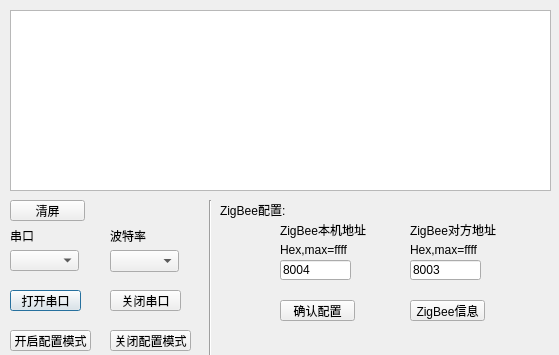
<?xml version="1.0" encoding="UTF-8"?>
<ui version="4.0">
 <class>Dialog</class>
 <widget class="QDialog" name="Dialog">
  <property name="geometry">
   <rect>
    <x>0</x>
    <y>0</y>
    <width>559</width>
    <height>355</height>
   </rect>
  </property>
  <property name="windowTitle">
   <string>桥墩节点配置</string>
  </property>
  <property name="windowIcon">
   <iconset resource="winico.qrc">
    <normaloff>:/img/image2.png</normaloff>:/img/image2.png</iconset>
  </property>
  <widget class="QTextEdit" name="brde_display">
   <property name="geometry">
    <rect>
     <x>10</x>
     <y>10</y>
     <width>541</width>
     <height>181</height>
    </rect>
   </property>
   <property name="mouseTracking">
    <bool>false</bool>
   </property>
   <property name="acceptDrops">
    <bool>true</bool>
   </property>
   <property name="readOnly">
    <bool>true</bool>
   </property>
  </widget>
  <widget class="QComboBox" name="brde_serial">
   <property name="geometry">
    <rect>
     <x>10</x>
     <y>250</y>
     <width>69</width>
     <height>21</height>
    </rect>
   </property>
  </widget>
  <widget class="QPushButton" name="brde_open">
   <property name="geometry">
    <rect>
     <x>10</x>
     <y>290</y>
     <width>71</width>
     <height>21</height>
    </rect>
   </property>
   <property name="text">
    <string>打开串口</string>
   </property>
  </widget>
  <widget class="QPushButton" name="brde_end">
   <property name="geometry">
    <rect>
     <x>110</x>
     <y>330</y>
     <width>81</width>
     <height>21</height>
    </rect>
   </property>
   <property name="text">
    <string>关闭配置模式</string>
   </property>
  </widget>
  <widget class="QPushButton" name="brde_close">
   <property name="geometry">
    <rect>
     <x>110</x>
     <y>290</y>
     <width>71</width>
     <height>21</height>
    </rect>
   </property>
   <property name="text">
    <string>关闭串口</string>
   </property>
  </widget>
  <widget class="QPushButton" name="brde_clean">
   <property name="geometry">
    <rect>
     <x>10</x>
     <y>200</y>
     <width>75</width>
     <height>21</height>
    </rect>
   </property>
   <property name="text">
    <string>清屏</string>
   </property>
  </widget>
  <widget class="QLabel" name="label_5">
   <property name="geometry">
    <rect>
     <x>110</x>
     <y>230</y>
     <width>54</width>
     <height>12</height>
    </rect>
   </property>
   <property name="text">
    <string>波特率</string>
   </property>
  </widget>
  <widget class="QLabel" name="label_4">
   <property name="geometry">
    <rect>
     <x>10</x>
     <y>230</y>
     <width>54</width>
     <height>12</height>
    </rect>
   </property>
   <property name="text">
    <string>串口</string>
   </property>
  </widget>
  <widget class="QPushButton" name="brde_start">
   <property name="geometry">
    <rect>
     <x>10</x>
     <y>330</y>
     <width>81</width>
     <height>21</height>
    </rect>
   </property>
   <property name="text">
    <string>开启配置模式</string>
   </property>
  </widget>
  <widget class="QComboBox" name="brde_comboBox">
   <property name="geometry">
    <rect>
     <x>110</x>
     <y>250</y>
     <width>69</width>
     <height>22</height>
    </rect>
   </property>
   <item>
    <property name="text">
     <string/>
    </property>
   </item>
   <item>
    <property name="text">
     <string>9600</string>
    </property>
   </item>
   <item>
    <property name="text">
     <string>38400</string>
    </property>
   </item>
   <item>
    <property name="text">
     <string>115200</string>
    </property>
   </item>
  </widget>
  <widget class="QPushButton" name="brde_zbconfirm">
   <property name="geometry">
    <rect>
     <x>280</x>
     <y>300</y>
     <width>75</width>
     <height>21</height>
    </rect>
   </property>
   <property name="text">
    <string>确认配置</string>
   </property>
  </widget>
  <widget class="QPushButton" name="brde_zbinfo">
   <property name="geometry">
    <rect>
     <x>410</x>
     <y>300</y>
     <width>75</width>
     <height>21</height>
    </rect>
   </property>
   <property name="text">
    <string>ZigBee信息</string>
   </property>
  </widget>
  <widget class="QLabel" name="label_15">
   <property name="geometry">
    <rect>
     <x>280</x>
     <y>220</y>
     <width>121</width>
     <height>20</height>
    </rect>
   </property>
   <property name="text">
    <string>ZigBee本机地址</string>
   </property>
  </widget>
  <widget class="QLineEdit" name="brde_zbcmid">
   <property name="geometry">
    <rect>
     <x>280</x>
     <y>260</y>
     <width>71</width>
     <height>20</height>
    </rect>
   </property>
   <property name="inputMask">
    <string/>
   </property>
   <property name="text">
    <string>8004</string>
   </property>
  </widget>
  <widget class="QLineEdit" name="brde_zbctid">
   <property name="geometry">
    <rect>
     <x>410</x>
     <y>260</y>
     <width>71</width>
     <height>20</height>
    </rect>
   </property>
   <property name="text">
    <string>8003</string>
   </property>
  </widget>
  <widget class="QLabel" name="label_14">
   <property name="geometry">
    <rect>
     <x>220</x>
     <y>200</y>
     <width>71</width>
     <height>20</height>
    </rect>
   </property>
   <property name="text">
    <string>ZigBee配置:</string>
   </property>
  </widget>
  <widget class="QLabel" name="label_16">
   <property name="geometry">
    <rect>
     <x>410</x>
     <y>220</y>
     <width>91</width>
     <height>20</height>
    </rect>
   </property>
   <property name="text">
    <string>ZigBee对方地址</string>
   </property>
  </widget>
  <widget class="Line" name="line_4">
   <property name="geometry">
    <rect>
     <x>200</x>
     <y>200</y>
     <width>20</width>
     <height>271</height>
    </rect>
   </property>
   <property name="orientation">
    <enum>Qt::Vertical</enum>
   </property>
  </widget>
  <widget class="QLabel" name="label_17">
   <property name="geometry">
    <rect>
     <x>280</x>
     <y>240</y>
     <width>91</width>
     <height>20</height>
    </rect>
   </property>
   <property name="text">
    <string>Hex,max=ffff</string>
   </property>
  </widget>
  <widget class="QLabel" name="label_18">
   <property name="geometry">
    <rect>
     <x>410</x>
     <y>240</y>
     <width>91</width>
     <height>20</height>
    </rect>
   </property>
   <property name="text">
    <string>Hex,max=ffff</string>
   </property>
  </widget>
 </widget>
 <resources>
  <include location="winico.qrc"/>
 </resources>
 <connections/>
</ui>
